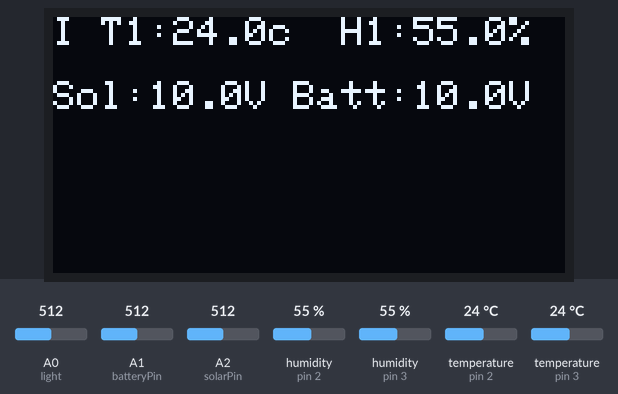
Simulated run of this sketch. Board: Arduino Uno, built with avr-gcc and run on an emulated ATmega328P. Parts: 128×64 one-colour display. Inputs (shaded band) come from the test bench; at power-on: humidity (sensors on pin 2, pin 3) 55 %, A1 (batteryPin) = 512, A2 (solarPin) = 512, temperature (sensors on pin 2, pin 3) 24 °C, A0 (light) = 512. What the sketch prints to the serial monitor is not drawn.

Above: at 5.7 s.
5.8 s: humidity (sensor on pin 2) set to 22 %
At 11.2 s:
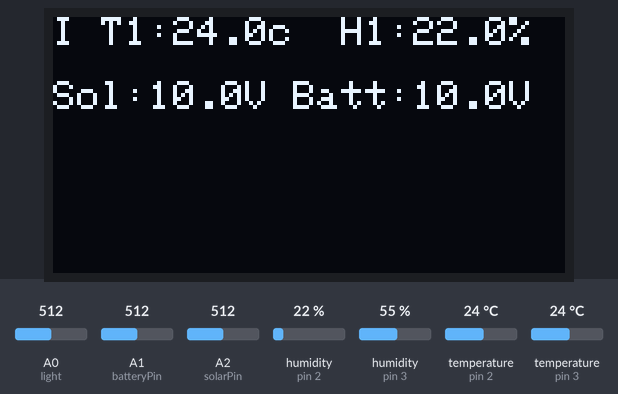
13.2 s: A1 (batteryPin) set to 716
At 16.2 s:
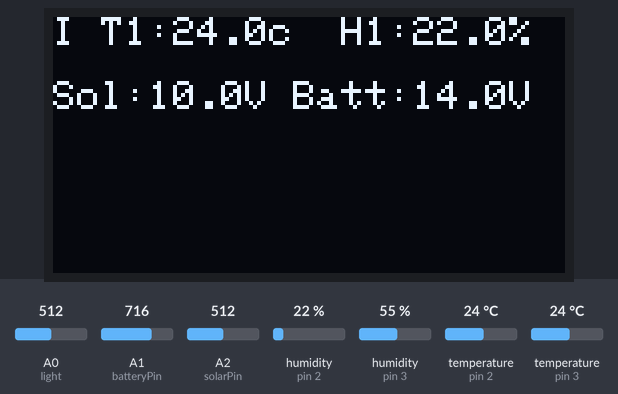
20.6 s: A2 (solarPin) set to 716
At 26.3 s:
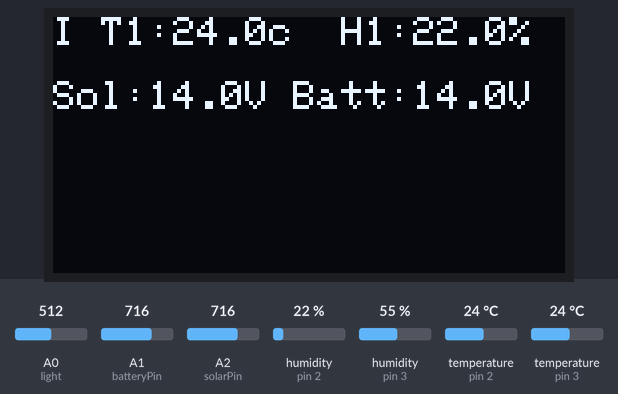
28.0 s: temperature (sensor on pin 2) set to 12 °C
At 31.4 s:
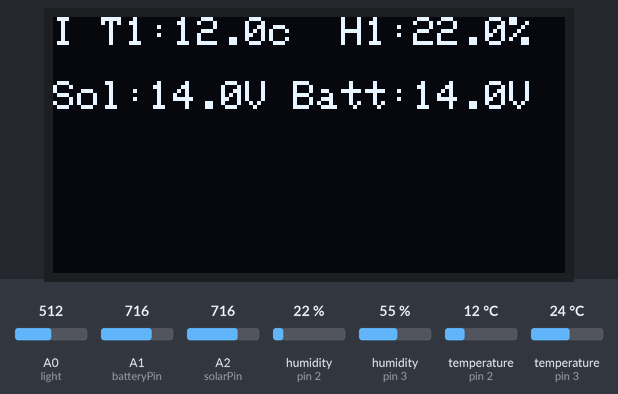
35.4 s: A1 (batteryPin) set to 992
At 41.5 s:
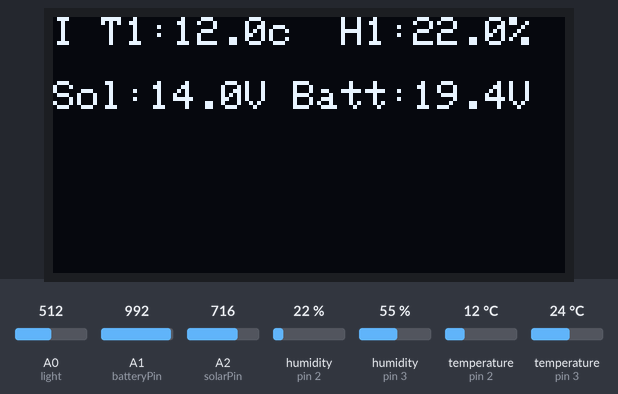
42.8 s: A2 (solarPin) set to 992
At 46.6 s:
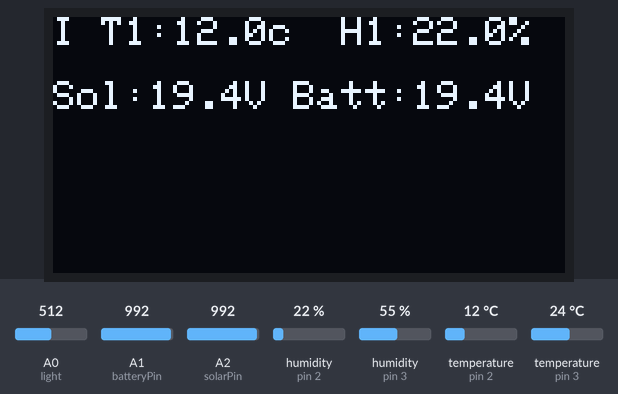
Timing chart, 0 to 48.1 s (numbered marks = the images above; inputs shaded):
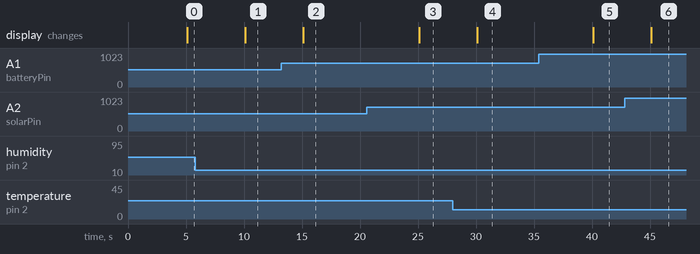

The sketch:

DHT_Lux_Voltage_Meter_v3.ino
```cpp
/*
Poll various sensors and report their values - initial input to various home system monitoring.
   D2: Digital Humidity/Temperature sensor #1
   D3: Digital Humidity/Temperature sensor #2
   A0: Light level sensor
   A1: Battery voltage
   A2: Solar voltage

   D8-12 is the OLED interface

prints the voltage on analog pin to the serial port
Do not connect more than 5 volts directly to an Arduino pin.

     Voltage to
     be measured (+)V < 20V
                  |
                  Z R1 (3K9 ohm)
		  |
  Analog In 0+----+
                  |
                  Z R2 (1k2 ohm)
                  |
       gnd +------+

  This equates to a maximum current draw of 3.6 mA (0.0036 A) at 21V
*/

#include "dht.h"
#include <Adafruit_GFX.h>
#include <Adafruit_SSD1306.h>

#define DHTPIN1 2     // what pin we're connected to
#define DHTPIN2 3

#define OLED_MOSI 9
#define OLED_CLK 10
#define OLED_DC 11
#define OLED_RESET 8
#define OLED_CS 12

// Uncomment whatever type you're using!
// #define DHTTYPE DHT22   // DHT 22  (AM2302)
//#define DHTTYPE DHT11   // DHT 11
//#define DHTTYPE DHT21   // DHT 21 (AM2301)

dht dht1;
dht dht2;

Adafruit_SSD1306 display(OLED_MOSI, OLED_CLK, OLED_DC, OLED_RESET, OLED_CS);

unsigned long previousMillis = 0;
long t_interval =  5000; // 1 second interval

const int batteryPin = A1; // +V from battery is connected to analog pin 1
const int solarPin = A2; // +V from solar cell is connected to analog pin 2
const int R1 = 3850; // value for a maximum voltage of 20 volts
const int R2 = 1250;
float referenceVolts = 4.9; // the default reference on a 5-volt board
float resistorFactor;
float voltFactor;
//const float referenceVolts = 3.3; // use this for a 3.3-volt board

// determine by voltage divider resistors, see text

void setup() {
  Serial.begin(9600);

   // by default, we'll generate the high voltage from the 3.3v line internally! (neat!)
  display.begin(SSD1306_SWITCHCAPVCC);

  display.clearDisplay();  // clears the screen and buffer
  display.setTextSize(1);
  display.setTextColor(WHITE);
  display.setCursor(0,0);
  display.println("PV/Batt Monitor");
  display.println("Booting ...");
  display.display();

  Serial.println( readVcc()/1000, 2);
  referenceVolts = 4.9;
  resistorFactor = 1023*(R2/(R1 + R2));
  if (resistorFactor < 1) {
    resistorFactor = 250.9803922;
  }
  voltFactor = referenceVolts/resistorFactor;
  Serial.println("DHT test");
  Serial.print("R Factor: ");
  Serial.println(resistorFactor);
}

void loop() {
  unsigned long currentMillis = millis();
  if (currentMillis - previousMillis > t_interval) {
    previousMillis = currentMillis;
    pollSensors();
 }
}

void pollSensors() {
  // Reading temperature or humidity takes about 250 milliseconds!
  // Sensor readings may also be up to 2 seconds 'old' (its a very slow sensor)

  int chk1 = dht1.read22(DHTPIN1);
  int chk2 = dht2.read22(DHTPIN2);

  float h1 = dht1.humidity;
  float t1 = dht1.temperature;
  float h2 = dht2.humidity;
  float t2 = dht2.temperature;
  // check if returns are valid, if they are NaN (not a number) then something went wrong!
  if (isnan(t1) || isnan(h1)) {
    Serial.println("Failed to read from DHT");
  } else {
    Serial.print("Rel Humidity: ");
    Serial.print(h1,1);
    Serial.print("/");
    Serial.print(h2,1);
    Serial.print(" %\t");
    Serial.print("Temperature: ");
    Serial.print(t1,1);
    Serial.print("/");
    Serial.print(t2,1);
    Serial.print("*c ");
    Serial.print("DewPoint: ");
    Serial.print(dewPoint(t1, h1),1);
    Serial.print(" DewPoint Fast: ");
    Serial.print(dewPointFast(t1, h1),1);
  }
  int batval = analogRead(batteryPin); 			  // read the value from the sensor
  int solval = analogRead(solarPin);
  int l = analogRead(A0);    // collector light current: 20 lux = 10uA, 100 lux = 50uA
                             // 200 lux = 100uA, 400 uA = 800 lux, 500uA = 1000 lux

  Serial.print("\t Light: ");
  Serial.print(l,DEC);
  Serial.print(" uA ");

  float batvolts = batval*voltFactor ; // calculate the ratio
  float solvolts = solval*voltFactor ; // calculate the ratio
  float batI = batvolts/5900;
  float solI = solvolts/5900;
  // Serial.println(batvolts);
  // Serial.println(solvolts);

  Serial.print("\t Batt V: ");
  Serial.print(batvolts);
  Serial.print("\t Solar V: ");
  Serial.println(solvolts);

  display.clearDisplay();
  display.setTextSize(1);
  display.setTextColor(WHITE);
  display.setCursor(0,0);
  display.print("I T1:");
  display.print(t1,1);
  display.print("c  H1:");
  display.print(h1,1);
  display.println("%");

  /*display.print("O T2:");
  display.print(t1,1);
  display.print("c  H2:");
  display.print(h1,1);
  display.println("%");

  display.print("\t Light: ");
  display.print(l,DEC);
  display.print(" uA ");
*/
  display.println();

  display.print("Sol:");
  display.print(solvolts,1);
  display.print("V Batt:");
  display.print(batvolts,1);
  display.println("V");
  display.display();
}

float readVcc() {
  long result;   // Read 1.1V reference against AVcc
  ADMUX = _BV(REFS0) | _BV(MUX3) | _BV(MUX2) | _BV(MUX1);
  delay(2); // Wait for Vref to settle
  ADCSRA |= _BV(ADSC); // Convert
  while (bit_is_set(ADCSRA,ADSC));
  result = ADCL;
  result |= ADCH<<8;
  result = 1126400L / result; // Back-calculate AVcc in mV   return result;
 return result;
}

double dewPoint(double celsius, double humidity) {
    double A0= 373.15/(273.15 + celsius);
    double SUM = -7.90298 * (A0-1);
    SUM += 5.02808 * log10(A0);
    SUM += -1.3816e-7 * (pow(10, (11.344*(1-1/A0)))-1) ;
    SUM += 8.1328e-3 * (pow(10,(-3.49149*(A0-1)))-1) ;
    SUM += log10(1013.246);
    double VP = pow(10, SUM-3) * humidity;
    double T = log(VP/0.61078);   // temp var
  return (241.88 * T) / (17.558-T);
}

// delta max = 0.6544 wrt dewPoint()
// 5x faster than dewPoint()
// reference: http://en.wikipedia.org/wiki/Dew_point
double dewPointFast(double celsius, double humidity) {
    double a = 17.271;
    double b = 237.7;
    double temp = (a * celsius) / (b + celsius) + log(humidity/100);
    double Td = (b * temp) / (a - temp);
  return Td;
}
```

Measured:
- after the input at 5.8 s, the display: changes after 4.3 s (image 1)
- after the input at 13.2 s, the display: changes after 1.9 s (image 2)
- after the input at 20.6 s, the display: changes after 4.5 s (image 3)
- after the input at 28.0 s, the display: changes after 2.1 s (image 4)
- after the input at 35.4 s, the display: changes after 4.7 s (image 5)
- after the input at 42.8 s, the display: changes after 2.3 s (image 6)
